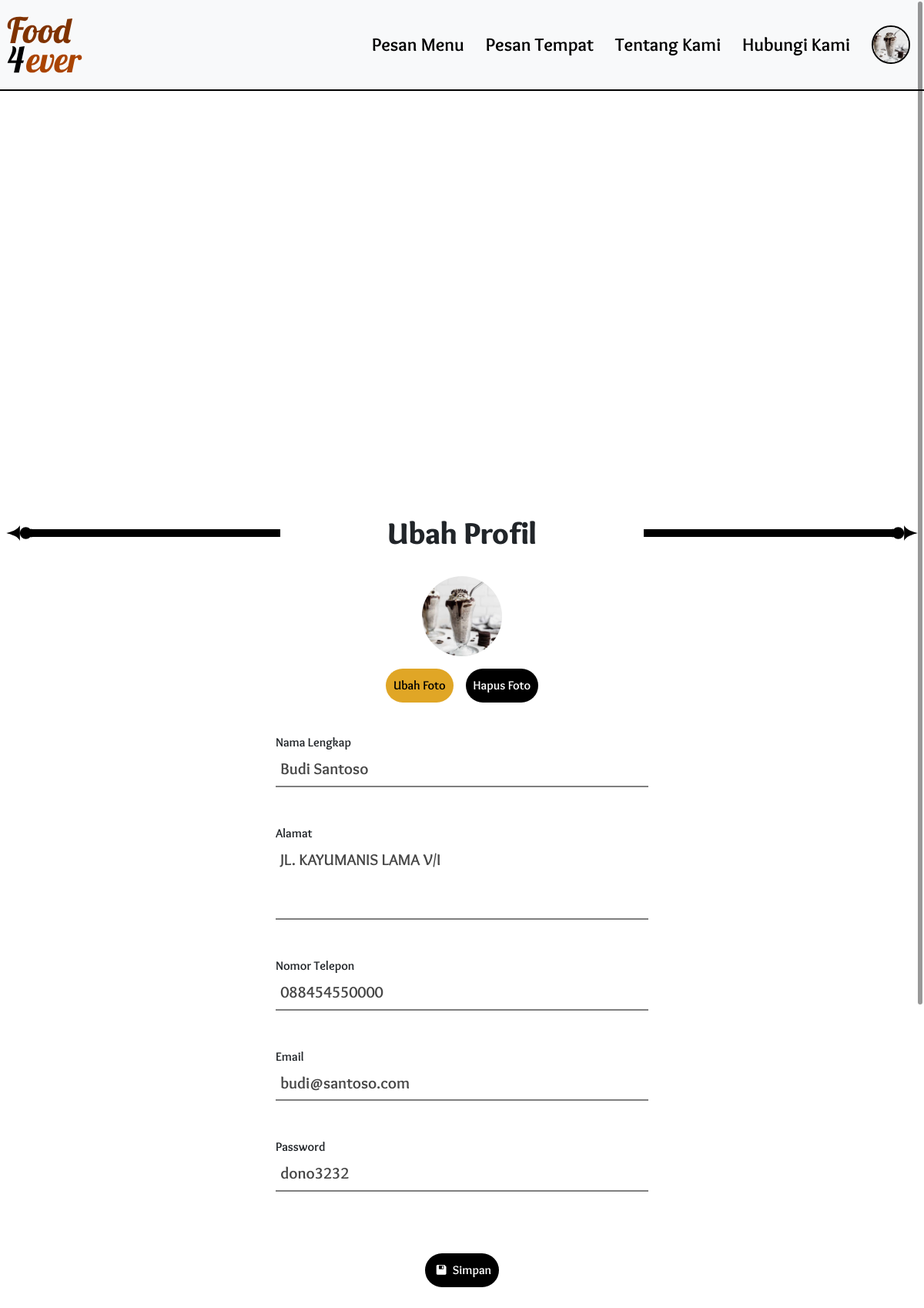
/editProfil.php (signed in), run on the app's committed database.
### tables this page shows
CREATE TABLE IF NOT EXISTS `account_tb` (
  `id` int(255) NOT NULL AUTO_INCREMENT,
  `email` varchar(255) NOT NULL,
  `gambar_profil` varchar(255) DEFAULT 'no-photo.png',
  `password` varchar(255) NOT NULL,
  PRIMARY KEY (`id`),
  UNIQUE KEY `email` (`email`)
);

CREATE TABLE IF NOT EXISTS `personal_info_tb` (
  `id` int(255) NOT NULL AUTO_INCREMENT,
  `nama_lengkap` varchar(50) NOT NULL,
  `no_telepon` varchar(12) NOT NULL,
  `alamat` varchar(255) DEFAULT NULL,
  `account_id` int(255) NOT NULL,
  PRIMARY KEY (`id`)
);

### editProfil.php (the view, shortened to what this page needs)
<?php
    include('_dbconfig/dbConfig.php');
    $stmt = $db->prepare('SELECT a.*, b.*, COUNT(*) AS count_acc FROM account_tb a JOIN personal_info_tb b ON a.id = b.account_id WHERE SHA2(a.email ,256) = :email');
    $stmt->bindParam(':email', $_SESSION['userID']);
    $stmt->execute();
    $personal_info = $stmt->fetch(PDO::FETCH_ASSOC);
?>
<!DOCTYPE html>
<html translate="no">
    <head>
        <?php include('_library/lib-include.php')?>
        <link type="text/css" href="_library/css/editProfil.css" rel="stylesheet"/>
    </head>
    <body>
        <?php include('_framework/header.php') ?>
        <div class="d-flex flex-column justify-content-center align-items-center w-100" style="min-height:100vh">
            <div class="d-flex justify-content-between align-items-center px-2 w-100">
                <div class="d-flex align-items-center">
                    <img src="administrator/img/style/arrow-left.svg"/>
                </div>
                <div class="flex-grow-1 d-flex align-items-center" style="height: 10px;">
                    <img src="administrator/img/style/line.svg" style="height:100%; width:100%; object-fit:cover"/>
                </div>
                <h1 class="mb-0 px-2 flex-grow-1 text-center">Ubah Profil</h1>
                <div class="flex-grow-1 d-flex align-items-center" style="height:10px;">
                    <img src="administrator/img/style/line.svg" style="height:100%; width:100%; object-fit:cover"/>
                </div>
                <div class="d-flex align-items-center">
                    <img src="administrator/img/style/arrow-right.svg"/>
                </div>
            </div>
            <form class="form-edit p-2" autocomplete="off">
                <div class="d-flex flex-column align-items-center py-3 text-center">
                    <div style="width:120px; height:120px;" class="p-2">
                        <img id="imgProfilReview" src="administrator/img/profil/<?php echo $personal_info['gambar_profil'].'?dummy='.filemtime(dirname(__FILE__).'/administrator/img/profil/'.$personal_info['gambar_profil'])?>" class="rounded-circle w-100 h-100" style="object-fit: cover;">
                    </div>
                    <div class="d-flex flex-column flex-sm-row justify-content-center align-items-center">
                        <span class="p-2">
                            <button id="ubahFotoProfil" type="button" class="clean-btn rounded-pill p-2  btn-style-1">Ubah Foto</button>
                        </span>
                        <span class="p-2">
                            <button id="hapusFotoProfil" type="button" class="clean-btn rounded-pill p-2 btn-style-2">Hapus Foto</button>
                        </span>
                    </div>
                </div>
                <div class="py-3">
                    <label id="namaLengkapLabel" class="input-label" for="namaLengkap">Nama Lengkap</label>
                    <input id="namaLengkap" name="namaLengkap" type="text" class="input-text" value="<?php
                        echo $personal_info['nama_lengkap'];
                    ?>"/>
                </div>
                <div class="py-3">
                    <label id="alamatLabel" class="input-label" for="alamat">Alamat</label>
                    <textarea id="alamat" name="alamat" type="text" class="input-text input-textarea"><?php
                        echo $personal_info['alamat'];
                    ?></textarea>
                </div>
                <div class="py-3">
                    <label id="nomorTeleponLabel" class="input-label" for="nomorTelepon">Nomor Telepon</label>
                    <input id="nomorTelepon" name="nomorTelepon" type="text" class="input-text" value="<?php
                        echo $personal_info['no_telepon'];
                    ?>"/>
                </div>
                <div class="py-3">
                    <label id="emailLabel" class="input-label" for="email">Email</label>
                    <input id="email" name="email" type="text" class="input-text" value="<?php
                        echo $personal_info['email'];
                    ?>"/>
                </div>
                <div class="py-3">
                    <label id="passwordLabel" class="input-label" for="password">Password</label>
                    <input id="password" name="password" type="text" class="input-text" value="<?php
                        echo $personal_info['password'];
                    ?>"/>
                </div>
                <p class="text-center p-5">
                    <button id="saveEditBtn" type="button" class="clean-btn p-2 icon-floppy rounded-pill btn-style-2">&nbspSimpan</button>
                </p>
            </form>
        </div>
    </body>
</html>

### _framework/header.php (shortened to what this page needs)
<header>
    <div class="m-0 p-1 bg-light w-100 d-flex align-items-stretch flex-column flex-md-row justify-content-between" style="border-bottom: 2px black solid;">
        <button class="p-1 header-home-btn" id="homeBtn"><img class="img-fluid" src="administrator/img/logo/food4Ever_logo_colored_detail.svg" style="max-width: 150px; min-width:100px; width:auto"/></button>
        <div class="d-lg-flex d-none align-items-stretch w-100 justify-content-end">
            <ul class="header-list d-flex justify-content-end w-100 h-100 align-items-stretch">
                <li class="px-2">
                    <button class="h-100 pesanMenuBtn">Pesan Menu</button>
                </li>
                <li class="px-2">
                    <button class="h-100 pesanTempatBtn">Pesan Tempat</button>
                </li>
                <li class="px-2">
                    <button class="h-100 aboutUsBtn">Tentang Kami</button>
                </li>
                <li class="px-2">
                    <button class="h-100 calllUsBtn">Hubungi Kami</button>
                </li>
                <li class="px-2">
                    <button class="foto-profil-btn-hor h-100 d-flex align-items-center <?php
                        if(isset($_SESSION['userID'])){
                            echo'profilBtn';
                        }
                        else{
                            echo 'loginBtn';
                        }
                    ?>"><?php
                            if(isset($_SESSION['userID'])){
                                $stmt = $db->prepare('SELECT gambar_profil FROM account_tb WHERE SHA2(email, 256)=:email');
                                $stmt->bindParam(':email', $_SESSION['userID']);
                                $stmt->execute();
                                $gambarProfil = $stmt->fetch(PDO::FETCH_ASSOC);
                                echo '<img class="rounded-circle" id="fotoProfilHor" src="administrator/img/profil/'.$gambarProfil['gambar_profil'].'?dummy='.filemtime(dirname(__FILE__).'/../administrator/img/profil/'.$gambarProfil['gambar_profil']).'"/>';
                            }
                            else{
                                echo'Login';
                            }
                    ?></button>
                </li>
            </ul>
        </div>
    </div>
</header>

### _library/css/common.css (style rules this page uses)
* { box-sizing:border-box; font-family: Overlock; font-weight: bold; }
html { scroll-behavior: smooth; }
ul, li { list-style: none; margin:0; padding: 0; }
.btn-style-1 { background-color: #e0a626 !important; color: black; }
.btn-style-2 { background-color: black !important; color: white; }
.input-text, .input-textarea { border:none; border-bottom: 2px solid rgba(0,0,0,0.5); outline: none; display: block; background: transparent; font-size: 1.3em; color: rgb(70, 70, 70); width: 100%; padding: 0.3em; }
.input-textarea { resize: none; height: 100px; }
.clean-btn { outline: none; background-color: transparent; border: solid 2px transparent; }

### _library/css/header.css (style rules this page uses)
.header-home-btn { width: 100%; border: none; outline: none; cursor: pointer; background-color: transparent; }
.header-list { list-style-type: none; padding: 0; margin: 0; height: 100%; }
.header-list li button { font-size: 1.5rem; outline: none; border: none; background-color: inherit; font-family: Overlock; font-weight: bold; }
#fotoProfilHor { width: 50px; height: 50px; z-index: 1; object-fit:cover; border: solid 2px black !important; }
@media screen and (min-width: 992px) { .header-home-btn { width: auto; } }

### _library/OverlayScrollbars-master/css/OverlayScrollbars.css (style rules this page uses)
html.os-html, html.os-html > .os-host { display: block; overflow: hidden; box-sizing: border-box; height: 100% !important; width: 100% !important; min-width: 100% !important; min-height: 100% !important; margin: 0 !important; position: absolute !important; }
.os-host, .os-host-textarea { position: relative; overflow: visible !important; -webkit-box-orient: vertical; -webkit-box-direction: normal; -ms-flex-direction: column; flex-direction: column; -ms-flex-wrap: nowrap; flex-wrap: nowrap; -webkit-box-pack: start; -ms-flex-pack: start; justify-content: flex-start; -ms-flex-line-pack: start; align-content: flex-start; -webkit-box-align: start; -ms-flex-align: start; -ms-grid-row-align: flex-start; align-items: flex-start; }
.os-content > .os-textarea { box-sizing: border-box !important; direction: inherit !important; background: transparent !important; outline: 0px none transparent !important; overflow: hidden !important; position: absolute !important; display: block !important; top: 0 !important; left: 0 !important; margin: 0 !important; border-radius: 0px !important; float: none !important; -webkit-filter: none !important; filter: none !important; border: none !important; resize: none !important; -webkit-transform: none !important; transform: none !important; max-width: none !important; max-height: none !important; box-shadow: none !important; -webkit-perspective: none !important; perspective: none !important; opacity: 1 !important; z-index: 1 !important; clip: auto !important; vertical-align: baseline !important; padding: 0px; }
.os-text-inherit { font-family: inherit; font-size: inherit; font-weight: inherit; font-style: inherit; font-variant: inherit; text-transform: inherit; text-decoration: inherit; text-indent: inherit; text-align: inherit; text-shadow: inherit; text-overflow: inherit; letter-spacing: inherit; word-spacing: inherit; line-height: inherit; unicode-bidi: inherit; direction: inherit; color: inherit; cursor: text; }
.os-host-overflow { overflow: hidden !important; }

### _library/css/editProfil.css (style rules this page uses)
.form-edit { width:100%; }
@media screen and (min-width: 576px) { .form-edit { width: 500px; } }

### data on the page
account_tb: gambar_profil (placeholder picture), namaLengkap "Budi Santoso", alamat "JL. KAYUMANIS LAMA V/I", nomorTelepon "088454550000", email "budi@santoso.com", password "dono3232"
